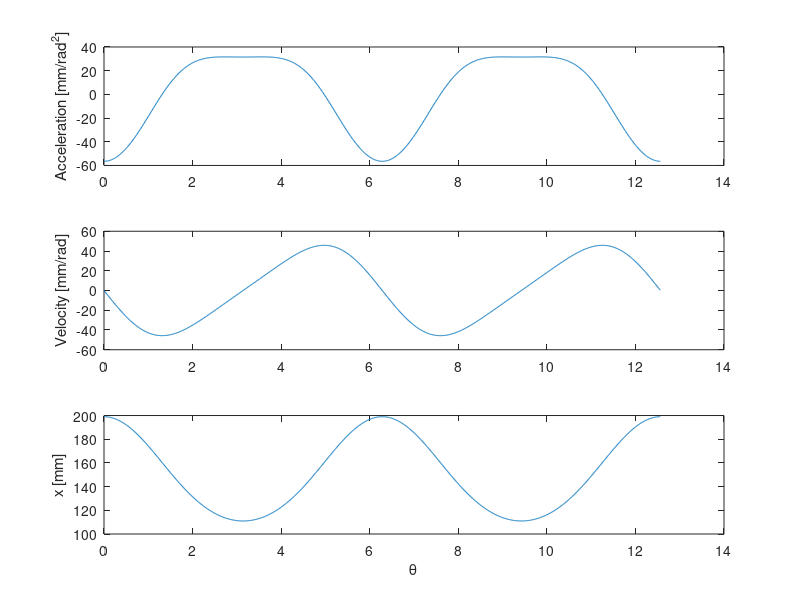

Reproduce this figure in MATLAB.
r = 155; %rod lenght
a = 44; %crank radius
t = 0:0.01:4*pi; %Theta

x_max = r + a; %maximum positon
x_min = r - a; %minimum positon
S = 2*a; %stroke
x = a*cos(t) + sqrt(r^2-a^2*sin(t).^2); %Expression for Instantaneous Position

%plotting position
subplot(3,1,3);
plot(t,x);
xlabel('\theta');
ylabel('x [mm]');

dx = -a*sin(t)+ (-a^2*sin(t).*cos(t))./(sqrt(r^2-a^2*sin(t).^2));  %Expression for Instantaneous Speed

%plotting speed
subplot(3,1,2);
plot(t,dx);
ylabel('Velocity [mm/rad]');

%since expression of Acceleration d2x is large and cumbersome
%it is simplified using variable l,m,n,o,p
l = -a*cos(t);
m = a^2 * (cos(t).^2 - sin(t).^2);
n = r^2 - a^2*(sin(t).^2);
o = a^4*sin(t).^2.*cos(t).^2;
p = (r^2 - a^2*sin(t).^2).^1.5;
d2x = l - (m.*n + o)./p; %Expression for Instantaneous Acceleration

%plotting acceleration
subplot(3,1,1);
plot(t,d2x);
ylabel('Acceleration [mm/rad^2]');
